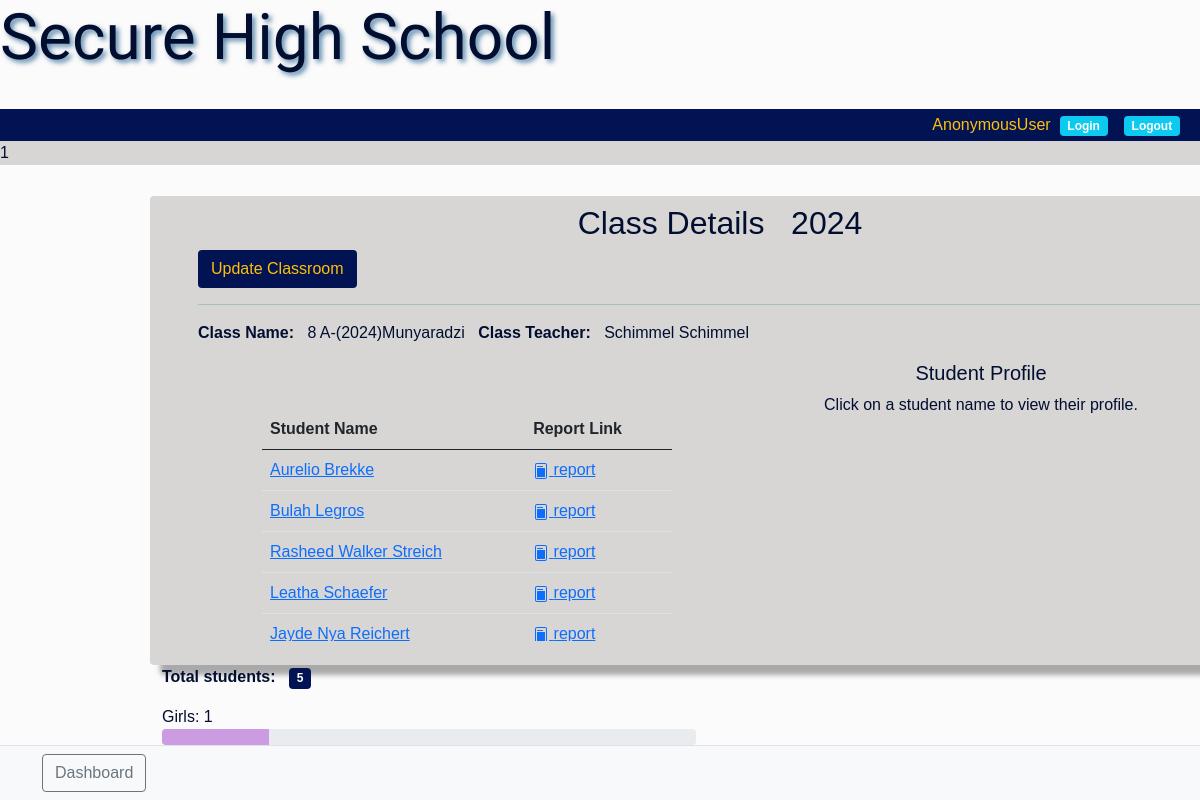
The page /classroom_details/1/ on the database its author committed.
### student/models.py (models this page shows, shortened)
class ClassRoom(models.Model):
    name      = models.ForeignKey(ClassName, on_delete=models.CASCADE)
    grd_level = models.ForeignKey(GradeLevel, on_delete=models.CASCADE, null=True, blank=True)
    students  = models.ManyToManyField(StudentProfile, blank=True)
    class_teacher = models.ForeignKey(CustomUser, on_delete=models.SET_NULL, null=True, blank=True, related_name='assigned_class')
    max_capacity  = models.PositiveIntegerField(default=45)
    date          = models.DateField(auto_now_add=True)
    year          = models.ForeignKey(AcademicCalendar, on_delete=models.CASCADE, null=True, blank=True)
    class Meta:
        ordering = ['name']
    def gender_distribution(self):
        return self.students.values('gender').annotate(total_students=Count('gender'))

class StudentProfile(models.Model):
    school_name     = models.ForeignKey(SchoolProfile, on_delete=models.CASCADE, blank=True, null=True)
    student         = models.OneToOneField(CustomUser, on_delete=models.CASCADE)
    gender          = models.CharField(max_length=10, choices=[('male', 'Male'), ('female', 'Female')])
    subjects        = models.ManyToManyField(SchoolSubject)  # Correctly relates to Subject
    grade_level     = models.ForeignKey(GradeLevel, on_delete=models.CASCADE, default=8)
    date_of_birth   = models.DateField()
    assigned_class  = models.ForeignKey('ClassRoom', on_delete=models.SET_NULL, null=True, blank=True)
    address         = models.TextField(null=True, blank=True)
    guardian_name   = models.CharField(max_length=255, null=True, blank=True)
    guardian_number = models.CharField(max_length=15, null=True, blank=True)
    guardian_email  = models.EmailField(null=True, blank=True)
    date            = models.DateField(auto_now_add=True)
    academic_year   = models.ForeignKey(AcademicCalendar, on_delete=models.CASCADE, null=True, blank=True)
    extra_activity  = models.ForeignKey('ExtraCurricularActivity', on_delete=models.CASCADE, null=True, blank=True)
    student_photo   = models.ImageField(upload_to="students_photos", blank=True, null=True)
    is_suspended    = models.BooleanField(default=False)
    matriculated    = models.BooleanField(default=False)
    DEFAULT_MALE_PHOTO    = 'students_photos/default_male.png'
    DEFAULT_FEMALE_PHOTO  = 'students_photos/default_female.png'
    def __str__(self):
        return f'{self.student.first_name} {self.student.last_name}'

### district/models.py (models this page shows)
class AcademicCalendar(models.Model):
    academic_year = models.PositiveIntegerField(default=datetime.datetime.now().year, blank=True, null=True)
    term_1_start_date = models.DateField(blank=True, null=True)
    term_1_end_date   = models.DateField(blank=True, null=True)
    term_2_start_date = models.DateField(blank=True, null=True)
    term_2_end_date   = models.DateField(blank=True, null=True)
    term_3_start_date = models.DateField(blank=True, null=True)
    term_3_end_date   = models.DateField(blank=True, null=True)
    term_4_start_date = models.DateField(blank=True, null=True)
    term_4_end_date   = models.DateField(blank=True, null=True)
    is_current = models.BooleanField(default=True)
    def __str__(self):
        return f'{self.academic_year}'

class GradeLevel(models.Model):
    class GradeLevels(models.IntegerChoices):
        EIGHT  = 8, '8'
        NINE   = 9, '9'
        TEN    = 10, '10'
        ELEVEN = 11, '11'
        TWELVE = 12, '12'
    grade_level = models.IntegerField(choices=GradeLevels.choices)
    def __str__(self):
        return str(self.grade_level)

class District_School_Registration(models.Model):
    school_name   = models.CharField(max_length=255,blank=True, null=True)
    address       = models.TextField(blank=True, null=True)
    phone_number  = models.CharField(max_length=20,blank=True, null=True)
    email         = models.EmailField(blank=True, null=True)
    def __str__(self):
        return f'{self.school_name}'

### customsettings/models.py (models this page shows)
class ClassName(models.Model):
    CLASS_CHOICES = [
        ('A', 'A'),('B', 'B'),('C', 'C'),('D', 'D'),('E', 'E'),
    ]
    schoolprofile  = models.ForeignKey(SchoolProfile, on_delete=models.CASCADE,blank=True, null=True)
    grd_level      = models.ForeignKey(GradeLevel, on_delete=models.CASCADE, null=True, blank=True)
    classname      = models.CharField(max_length= 1, choices=CLASS_CHOICES)
    academic_year  = models.ForeignKey(AcademicCalendar, on_delete=models.CASCADE, null=True, blank=True)
    date           = models.DateField(auto_now_add=True)
    def __str__(self):
        return f"{self.grd_level} {self.classname}-({self.academic_year}){self.schoolprofile }"

class SchoolProfile(models.Model):
    school_name  = models.OneToOneField(District_School_Registration, on_delete=models.CASCADE, blank=True, null=True)
    school_logo  = models.ImageField(upload_to='school_logos/', blank=True, null=True)
    facebook     = models.URLField(blank=True)
    twitter      = models.URLField(blank=True)
    instagram    = models.URLField(blank=True)
    school_subjects   = models.ManyToManyField('SchoolSubject')
    is_setup_complete = models.BooleanField(default=False)
    def __str__(self):
       return f'{self.school_name}'

### customadmin/models.py (models this page shows, shortened)
class CustomUser(AbstractBaseUser, PermissionsMixin):
    USER_TYPE = (
        ('student', 'STUDENT'),
        ('teacher', 'TEACHER'),
        ('school_admin', 'SCHOOL_ADMIN'),
        ('deputy_head', 'DEPUTY_HEAD'),
        ('school_head', 'SCHOOL_HEAD'),
        ('district_admin', 'DISTRICT_ADMIN'),
    )
    POSITION = (
        ('admin', 'ADMIN'),
        ('user', 'USER'),
        ('staff', 'STAFF'),
        ('student', 'STUDENT'),
    )
    email       = models.EmailField(unique=True)
    first_name  = models.CharField(max_length=30)
    last_name   = models.CharField(max_length=30)
    position    = models.CharField(max_length=30, choices=POSITION)
    user_type   = models.CharField(max_length=30, choices=USER_TYPE)
    is_active   = models.BooleanField(default=True)
    is_staff    = models.BooleanField(default=False)
    is_school_superuser = models.BooleanField(default=False)
    objects     = CustomUserManager()
    USERNAME_FIELD = 'email'
    REQUIRED_FIELDS = ['first_name', 'last_name']
    def __str__(self):
        return f'{self.first_name} {self.last_name}'

### student/views.py (the view)
# urls.py: path('classroom_details/<int:pk>/',views.classroom_details,name='classroom_details'),
def classroom_details(request, pk):
    classroom = get_object_or_404(ClassRoom, pk=pk)
    subjects = SchoolProfile.objects.all()  # Make sure there are no missing or required fields that could raise a 404
    students = classroom.students.all()  # Assuming classroom has a related name to Student model
    male_count = students.filter(gender='male').count()
    female_count = students.filter(gender='female').count()
    total_count = students.count()
    female_percentage = (female_count / total_count) * 100 if total_count > 0 else 0
    male_percentage = (male_count / total_count) * 100 if total_count > 0 else 0
    selected_student = None
    selected_student_pk = None
    if request.GET.get('student_id'):
        selected_student_pk = request.GET['student_id']
        selected_student = StudentProfile.objects.get(pk=selected_student_pk)
    context = {
        'classroom': classroom,
        'subjects': subjects,
        'students': students,
        'male_count': male_count,
        'female_count': female_count,
        'total_count': total_count,
        'male_percentage': male_percentage,
        'female_percentage': female_percentage,
        'selected_student': selected_student,  # Pass selected student profile to context
        'selected_student_pk': selected_student_pk,  # Pass selected student profile to context
    }
    return render(request, 'student/classroom_details.html', context)

### customadmin/templatetags/custom_tags.py (called while the page is built)
@register.simple_tag
def get_dashboard_url(user):
    if user.groups.filter(name='student').exists():
        return reverse('high_level_dashboard')
    elif user.groups.filter(name='staff').exists():
        return reverse('teacher_dashboard')
    elif user.groups.filter(name='school_admin').exists():
        return reverse('school_admin_dashboard')
    elif user.groups.filter(name='deputy_head').exists():
        return reverse('deputy_head_dashboard')
    elif user.groups.filter(name='school_head').exists():
        return reverse('school_head_dashboard')
    else:
        return reverse('default_dashboard')

### templates/student/classroom_details.html (shortened to what this page needs)
{% extends 'partials/teacher-base.html' %}
{% load crispy_forms_tags %}
{% block content %}
<div class="container mt-5">
    <div class="row">
        <div class="bg1 rounded py-2 px-5 shado">
            <h2 class="text-center">Class Details &nbsp;&nbsp;<span>{{ classroom.year }}</span></h2>
            <div class="d-flex">
                <a href="{% url 'edit_classroom' classroom.pk %}" class="btn bg3 text-warning">Update Classroom</a>
            </div>
            <hr class="text-success">
            <strong>Class Name:&nbsp;&nbsp;</strong> <span>{{ classroom.name }}</span>&nbsp;&nbsp;
            <strong>Class Teacher:&nbsp;&nbsp;</strong> <span>{{ classroom.class_teacher }}</span>
            <div class="rounded p-3 d-flex gap-2">
                <div class="col-md-6 rounded p-5 overflow-auto" style="height: 280px;">
                    <table class="table">
                        <thead>
                            <tr>
                                <th>Student Name</th>
                                <th>Report Link</th>
                            </tr>
                        </thead>
                        <tbody>
                            {% for student in classroom.students.all %}
                                <tr>
                                    <td>
                                      <a href="#" class="student-name" data-student-id="{{ student.id }}">
                                        {{ student}}
                                       </a>
                                    </td>
                                    <td>
                                        <a href="{% url 'student_report' student_id=student.id %}">
                                             report
                                        </a>
                                    </td>
                                </tr>
                            {% endfor %}
                        </tbody>
                    </table>
                </div>
                <div class="col-md-6">
                     <h5 class="text-center">Student Profile</h5>
                    {% if selected_student %}
                        <div class=" d-flex student-profile bg-light p-3 rounded">
                            <div class="col">
                            <p><strong>Name:</strong> {{ selected_student.student }}</p>
                            <p><strong>Date of Birth:</strong> {{ selected_student.date_of_birth }}</p>
                            <p><strong>Gender:</strong> {{ selected_student.gender }}</p>
                            <p><strong>Email:</strong> {{ selected_student.email }}</p>
                            <a href="{% url 'student_details' selected_student_pk %}" class="btn bg1">more...</a>
                            </div>
                           <div class="col">
                            <img src="{{ selected_student.student_photo.url }}"width="150" alt="student photo">
                           </div>
                        </div>
                    {% else %}
                        <p class="text-center">Click on a student name to view their profile.</p>
                    {% endif %}
                </div>
                </div>
            </div>
            <p><strong>Total students:&nbsp;&nbsp;</strong> <span class="badge bg3">{{ total_count }}</span></p>
            {% if classroom.gender_distribution %}
                <div class="row">
                    <div class="col-md-6">
                        Girls: {{ female_count }}
                        <div class="progress">
                            <div class="progress-bar bg2" role="progressbar" style="width: {{ female_percentage }}%;" aria-valuenow="{{ female_count }}" aria-valuemin="0" aria-valuemax="{{ total_count }}"></div>
                        </div>
                    </div>
                </div>
            {% endif %}
        </div>
    </div>
</div>
{% endblock %}

### static/css/academia.css (style rules this page uses)
body { background: rgb(252, 251, 251); color: rgb(1, 14, 48); font-family: sans-serif; font-weight: 400; font-style: normal; }

### static/css/base.css (style rules this page uses)
.bg1 { background-color: rgba(143, 143, 141, 0.336); }
.bg2 { background-color: rgba(201, 146, 226, 0.89); }
.bg3 { background-color: #011353; }
.shado { box-shadow: 10px 10px 5px rgba(89, 89, 90, 0.507); }

### rows shown on the page
ClassRoom: year "2024", name "8 A-(2024)Munyaradzi", class_teacher "Schimmel Schimmel"
StudentProfile: student.last_name "Aurelio Brekke"
StudentProfile: student.last_name "Bulah Legros"
StudentProfile: student.last_name "Rasheed Walker Streich"
StudentProfile: student.last_name "Leatha Schaefer"
StudentProfile: student.last_name "Jayde Nya Reichert"

### other values the page prints
{{ request.user }} "AnonymousUser"
{{ total_count }} "5"
{{ female_count }} "1"
